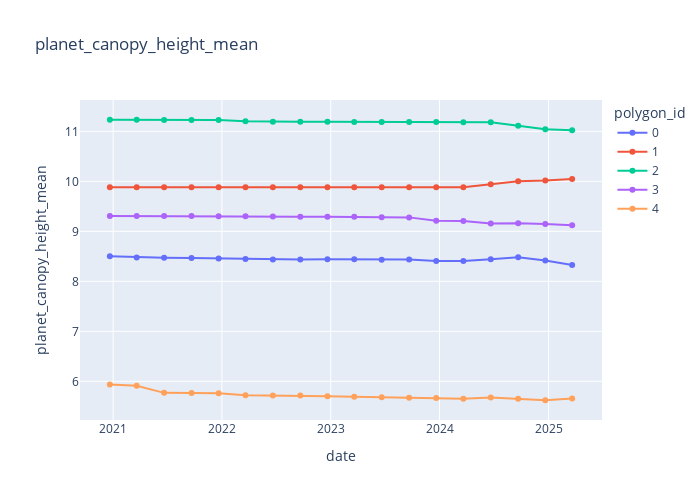
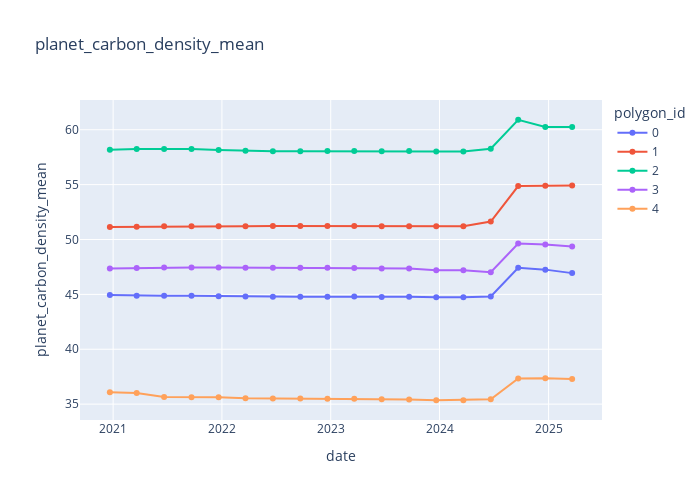
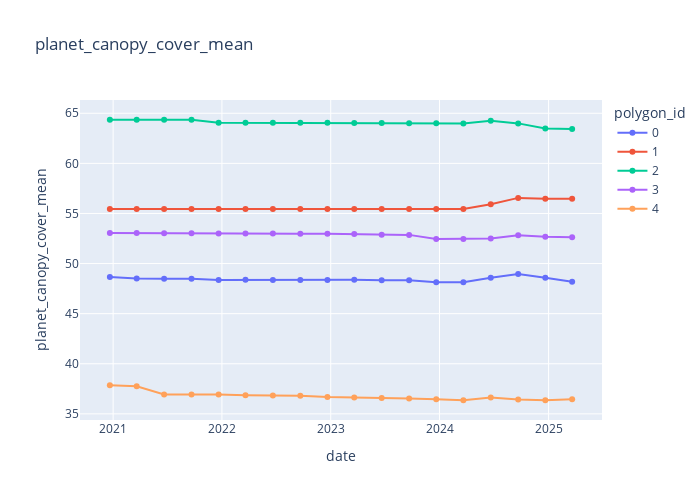

The notebook cell these images were saved under, in order:
### Code cell
planet_metrics=['planet_canopy_height_mean', 'planet_carbon_density_mean', 'planet_canopy_cover_mean']

for metric in planet_metrics:

    fig = px.scatter(planet_timeline, x='date', y=metric, color='polygon_id', height=500, width=700,
                    title=metric) 
    fig = fig.update_traces(mode='lines+markers')
    fig.show()

### Figure 1 — Plotly figure (JSON) as saved in the notebook; plotly's stock layout.template omitted (floating-point values rounded to 4 significant figures)
{"data": [{"hovertemplate": "polygon_id=0<br>date=%{x}<br>planet_canopy_height_mean=%{y}<extra></extra>", "legendgroup": "0", "marker": {"color": "#636efa", "symbol": "circle"}, "mode": "lines+markers", "name": "0", "orientation": "v", "showlegend": true, "type": "scatter", "x": ["2020-12-21", "2021-03-21", "2021-06-21", "2021-09-21", "2021-12-21", "2022-03-21", "2022-06-21", "2022-09-21", "2022-12-21", "2023-03-21", "2023-06-21", "2023-09-21", "2023-12-21", "2024-03-21", "2024-06-21", "2024-09-21", "2024-12-21", "2025-03-21"], "xaxis": "x", "y": [8.499, 8.479, 8.471, 8.466, 8.457, 8.444, 8.435, 8.439, 8.439, 8.441, 8.432, 8.438, 8.409, 8.407, 8.444, 8.481, 8.418, 8.328], "yaxis": "y"}, {"hovertemplate": "polygon_id=1<br>date=%{x}<br>planet_canopy_height_mean=%{y}<extra></extra>", "legendgroup": "1", "marker": {"color": "#EF553B", "symbol": "circle"}, "mode": "lines+markers", "name": "1", "orientation": "v", "showlegend": true, "type": "scatter", "x": ["2020-12-21", "2021-03-21", "2021-06-21", "2021-09-21", "2021-12-21", "2022-03-21", "2022-06-21", "2022-09-21", "2022-12-21", "2023-03-21", "2023-06-21", "2023-09-21", "2023-12-21", "2024-03-21", "2024-06-21", "2024-09-21", "2024-12-21", "2025-03-21"], "xaxis": "x", "y": [9.881, 9.881, 9.881, 9.881, 9.881, 9.881, 9.881, 9.881, 9.881, 9.881, 9.881, 9.881, 9.881, 9.881, 9.94, 10.0, 10.02, 10.05], "yaxis": "y"}, {"hovertemplate": "polygon_id=2<br>date=%{x}<br>planet_canopy_height_mean=%{y}<extra></extra>", "legendgroup": "2", "marker": {"color": "#00cc96", "symbol": "circle"}, "mode": "lines+markers", "name": "2", "orientation": "v", "showlegend": true, "type": "scatter", "x": ["2020-12-21", "2021-03-21", "2021-06-21", "2021-09-21", "2021-12-21", "2022-03-21", "2022-06-21", "2022-09-21", "2022-12-21", "2023-03-21", "2023-06-21", "2023-09-21", "2023-12-21", "2024-03-21", "2024-06-21", "2024-09-21", "2024-12-21", "2025-03-21"], "xaxis": "x", "y": [11.23, 11.23, 11.23, 11.23, 11.23, 11.2, 11.19, 11.19, 11.19, 11.19, 11.19, 11.19, 11.19, 11.18, 11.18, 11.11, 11.04, 11.02], "yaxis": "y"}, {"hovertemplate": "polygon_id=3<br>date=%{x}<br>planet_canopy_height_mean=%{y}<extra></extra>", "legendgroup": "3", "marker": {"color": "#ab63fa", "symbol": "circle"}, "mode": "lines+markers", "name": "3", "orientation": "v", "showlegend": true, "type": "scatter", "x": ["2020-12-21", "2021-03-21", "2021-06-21", "2021-09-21", "2021-12-21", "2022-03-21", "2022-06-21", "2022-09-21", "2022-12-21", "2023-03-21", "2023-06-21", "2023-09-21", "2023-12-21", "2024-03-21", "2024-06-21", "2024-09-21", "2024-12-21", "2025-03-21"], "xaxis": "x", "y": [9.308, 9.308, 9.308, 9.307, 9.304, 9.302, 9.295, 9.294, 9.292, 9.291, 9.28, 9.279, 9.21, 9.208, 9.159, 9.161, 9.144, 9.123], "yaxis": "y"}, {"hovertemplate": "polygon_id=4<br>date=%{x}<br>planet_canopy_height_mean=%{y}<extra></extra>", "legendgroup": "4", "marker": {"color": "#FFA15A", "symbol": "circle"}, "mode": "lines+markers", "name": "4", "orientation": "v", "showlegend": true, "type": "scatter", "x": ["2020-12-21", "2021-03-21", "2021-06-21", "2021-09-21", "2021-12-21", "2022-03-21", "2022-06-21", "2022-09-21", "2022-12-21", "2023-03-21", "2023-06-21", "2023-09-21", "2023-12-21", "2024-03-21", "2024-06-21", "2024-09-21", "2024-12-21", "2025-03-21"], "xaxis": "x", "y": [5.935, 5.913, 5.769, 5.768, 5.76, 5.722, 5.718, 5.717, 5.701, 5.694, 5.682, 5.674, 5.664, 5.649, 5.675, 5.653, 5.621, 5.655], "yaxis": "y"}], "layout": {"height": 500, "legend": {"title": {"text": "polygon_id"}, "tracegroupgap": 0}, "title": {"text": "planet_canopy_height_mean"}, "width": 700, "xaxis": {"anchor": "y", "domain": [0, 1], "title": {"text": "date"}}, "yaxis": {"anchor": "x", "domain": [0, 1], "title": {"text": "planet_canopy_height_mean"}}}}

### Figure 2 — Plotly figure (JSON) as saved in the notebook; plotly's stock layout.template omitted (floating-point values rounded to 4 significant figures)
{"data": [{"hovertemplate": "polygon_id=0<br>date=%{x}<br>planet_carbon_density_mean=%{y}<extra></extra>", "legendgroup": "0", "marker": {"color": "#636efa", "symbol": "circle"}, "mode": "lines+markers", "name": "0", "orientation": "v", "showlegend": true, "type": "scatter", "x": ["2020-12-21", "2021-03-21", "2021-06-21", "2021-09-21", "2021-12-21", "2022-03-21", "2022-06-21", "2022-09-21", "2022-12-21", "2023-03-21", "2023-06-21", "2023-09-21", "2023-12-21", "2024-03-21", "2024-06-21", "2024-09-21", "2024-12-21", "2025-03-21"], "xaxis": "x", "y": [44.94, 44.89, 44.87, 44.86, 44.84, 44.81, 44.79, 44.79, 44.79, 44.8, 44.77, 44.78, 44.74, 44.74, 44.81, 47.43, 47.25, 46.94], "yaxis": "y"}, {"hovertemplate": "polygon_id=1<br>date=%{x}<br>planet_carbon_density_mean=%{y}<extra></extra>", "legendgroup": "1", "marker": {"color": "#EF553B", "symbol": "circle"}, "mode": "lines+markers", "name": "1", "orientation": "v", "showlegend": true, "type": "scatter", "x": ["2020-12-21", "2021-03-21", "2021-06-21", "2021-09-21", "2021-12-21", "2022-03-21", "2022-06-21", "2022-09-21", "2022-12-21", "2023-03-21", "2023-06-21", "2023-09-21", "2023-12-21", "2024-03-21", "2024-06-21", "2024-09-21", "2024-12-21", "2025-03-21"], "xaxis": "x", "y": [51.13, 51.16, 51.2, 51.2, 51.21, 51.21, 51.22, 51.22, 51.22, 51.22, 51.21, 51.21, 51.21, 51.2, 51.64, 54.87, 54.9, 54.93], "yaxis": "y"}, {"hovertemplate": "polygon_id=2<br>date=%{x}<br>planet_carbon_density_mean=%{y}<extra></extra>", "legendgroup": "2", "marker": {"color": "#00cc96", "symbol": "circle"}, "mode": "lines+markers", "name": "2", "orientation": "v", "showlegend": true, "type": "scatter", "x": ["2020-12-21", "2021-03-21", "2021-06-21", "2021-09-21", "2021-12-21", "2022-03-21", "2022-06-21", "2022-09-21", "2022-12-21", "2023-03-21", "2023-06-21", "2023-09-21", "2023-12-21", "2024-03-21", "2024-06-21", "2024-09-21", "2024-12-21", "2025-03-21"], "xaxis": "x", "y": [58.18, 58.25, 58.24, 58.24, 58.16, 58.09, 58.05, 58.05, 58.06, 58.05, 58.05, 58.05, 58.02, 58.01, 58.27, 60.91, 60.25, 60.25], "yaxis": "y"}, {"hovertemplate": "polygon_id=3<br>date=%{x}<br>planet_carbon_density_mean=%{y}<extra></extra>", "legendgroup": "3", "marker": {"color": "#ab63fa", "symbol": "circle"}, "mode": "lines+markers", "name": "3", "orientation": "v", "showlegend": true, "type": "scatter", "x": ["2020-12-21", "2021-03-21", "2021-06-21", "2021-09-21", "2021-12-21", "2022-03-21", "2022-06-21", "2022-09-21", "2022-12-21", "2023-03-21", "2023-06-21", "2023-09-21", "2023-12-21", "2024-03-21", "2024-06-21", "2024-09-21", "2024-12-21", "2025-03-21"], "xaxis": "x", "y": [47.36, 47.4, 47.45, 47.45, 47.44, 47.44, 47.43, 47.43, 47.42, 47.41, 47.37, 47.36, 47.2, 47.2, 47.02, 49.64, 49.54, 49.35], "yaxis": "y"}, {"hovertemplate": "polygon_id=4<br>date=%{x}<br>planet_carbon_density_mean=%{y}<extra></extra>", "legendgroup": "4", "marker": {"color": "#FFA15A", "symbol": "circle"}, "mode": "lines+markers", "name": "4", "orientation": "v", "showlegend": true, "type": "scatter", "x": ["2020-12-21", "2021-03-21", "2021-06-21", "2021-09-21", "2021-12-21", "2022-03-21", "2022-06-21", "2022-09-21", "2022-12-21", "2023-03-21", "2023-06-21", "2023-09-21", "2023-12-21", "2024-03-21", "2024-06-21", "2024-09-21", "2024-12-21", "2025-03-21"], "xaxis": "x", "y": [36.09, 36.02, 35.64, 35.64, 35.62, 35.54, 35.52, 35.52, 35.48, 35.48, 35.45, 35.41, 35.35, 35.36, 35.44, 37.33, 37.35, 37.29], "yaxis": "y"}], "layout": {"height": 500, "legend": {"title": {"text": "polygon_id"}, "tracegroupgap": 0}, "title": {"text": "planet_carbon_density_mean"}, "width": 700, "xaxis": {"anchor": "y", "domain": [0, 1], "title": {"text": "date"}}, "yaxis": {"anchor": "x", "domain": [0, 1], "title": {"text": "planet_carbon_density_mean"}}}}

### Figure 3 — Plotly figure (JSON) as saved in the notebook; plotly's stock layout.template omitted (floating-point values rounded to 4 significant figures)
{"data": [{"hovertemplate": "polygon_id=0<br>date=%{x}<br>planet_canopy_cover_mean=%{y}<extra></extra>", "legendgroup": "0", "marker": {"color": "#636efa", "symbol": "circle"}, "mode": "lines+markers", "name": "0", "orientation": "v", "showlegend": true, "type": "scatter", "x": ["2020-12-21", "2021-03-21", "2021-06-21", "2021-09-21", "2021-12-21", "2022-03-21", "2022-06-21", "2022-09-21", "2022-12-21", "2023-03-21", "2023-06-21", "2023-09-21", "2023-12-21", "2024-03-21", "2024-06-21", "2024-09-21", "2024-12-21", "2025-03-21"], "xaxis": "x", "y": [48.66, 48.52, 48.48, 48.48, 48.37, 48.38, 48.35, 48.36, 48.36, 48.38, 48.32, 48.34, 48.15, 48.14, 48.59, 48.97, 48.58, 48.19], "yaxis": "y"}, {"hovertemplate": "polygon_id=1<br>date=%{x}<br>planet_canopy_cover_mean=%{y}<extra></extra>", "legendgroup": "1", "marker": {"color": "#EF553B", "symbol": "circle"}, "mode": "lines+markers", "name": "1", "orientation": "v", "showlegend": true, "type": "scatter", "x": ["2020-12-21", "2021-03-21", "2021-06-21", "2021-09-21", "2021-12-21", "2022-03-21", "2022-06-21", "2022-09-21", "2022-12-21", "2023-03-21", "2023-06-21", "2023-09-21", "2023-12-21", "2024-03-21", "2024-06-21", "2024-09-21", "2024-12-21", "2025-03-21"], "xaxis": "x", "y": [55.44, 55.44, 55.44, 55.44, 55.44, 55.44, 55.44, 55.44, 55.44, 55.44, 55.44, 55.44, 55.44, 55.44, 55.92, 56.55, 56.46, 56.46], "yaxis": "y"}, {"hovertemplate": "polygon_id=2<br>date=%{x}<br>planet_canopy_cover_mean=%{y}<extra></extra>", "legendgroup": "2", "marker": {"color": "#00cc96", "symbol": "circle"}, "mode": "lines+markers", "name": "2", "orientation": "v", "showlegend": true, "type": "scatter", "x": ["2020-12-21", "2021-03-21", "2021-06-21", "2021-09-21", "2021-12-21", "2022-03-21", "2022-06-21", "2022-09-21", "2022-12-21", "2023-03-21", "2023-06-21", "2023-09-21", "2023-12-21", "2024-03-21", "2024-06-21", "2024-09-21", "2024-12-21", "2025-03-21"], "xaxis": "x", "y": [64.34, 64.35, 64.35, 64.35, 64.06, 64.05, 64.05, 64.05, 64.04, 64.04, 64.03, 64.01, 64.0, 63.99, 64.26, 63.99, 63.48, 63.44], "yaxis": "y"}, {"hovertemplate": "polygon_id=3<br>date=%{x}<br>planet_canopy_cover_mean=%{y}<extra></extra>", "legendgroup": "3", "marker": {"color": "#ab63fa", "symbol": "circle"}, "mode": "lines+markers", "name": "3", "orientation": "v", "showlegend": true, "type": "scatter", "x": ["2020-12-21", "2021-03-21", "2021-06-21", "2021-09-21", "2021-12-21", "2022-03-21", "2022-06-21", "2022-09-21", "2022-12-21", "2023-03-21", "2023-06-21", "2023-09-21", "2023-12-21", "2024-03-21", "2024-06-21", "2024-09-21", "2024-12-21", "2025-03-21"], "xaxis": "x", "y": [53.05, 53.05, 53.04, 53.03, 53.01, 53.0, 52.99, 52.98, 52.97, 52.95, 52.87, 52.86, 52.46, 52.45, 52.5, 52.82, 52.69, 52.63], "yaxis": "y"}, {"hovertemplate": "polygon_id=4<br>date=%{x}<br>planet_canopy_cover_mean=%{y}<extra></extra>", "legendgroup": "4", "marker": {"color": "#FFA15A", "symbol": "circle"}, "mode": "lines+markers", "name": "4", "orientation": "v", "showlegend": true, "type": "scatter", "x": ["2020-12-21", "2021-03-21", "2021-06-21", "2021-09-21", "2021-12-21", "2022-03-21", "2022-06-21", "2022-09-21", "2022-12-21", "2023-03-21", "2023-06-21", "2023-09-21", "2023-12-21", "2024-03-21", "2024-06-21", "2024-09-21", "2024-12-21", "2025-03-21"], "xaxis": "x", "y": [37.86, 37.75, 36.93, 36.93, 36.93, 36.86, 36.83, 36.82, 36.67, 36.64, 36.58, 36.53, 36.46, 36.36, 36.64, 36.43, 36.36, 36.46], "yaxis": "y"}], "layout": {"height": 500, "legend": {"title": {"text": "polygon_id"}, "tracegroupgap": 0}, "title": {"text": "planet_canopy_cover_mean"}, "width": 700, "xaxis": {"anchor": "y", "domain": [0, 1], "title": {"text": "date"}}, "yaxis": {"anchor": "x", "domain": [0, 1], "title": {"text": "planet_canopy_cover_mean"}}}}
